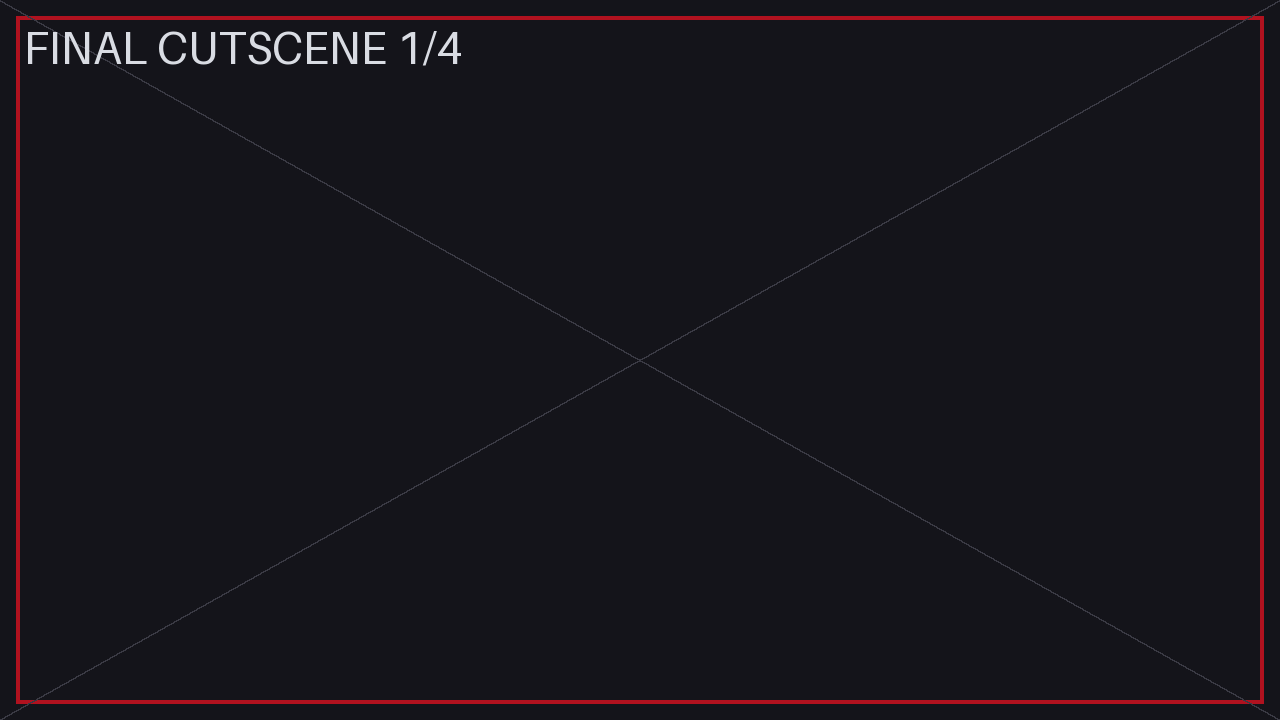
#> input picture assets/cutscenes/cut_final_01.png, 1280 x 720 px
$ python make_art.py ../../assets/cutscenes/cut_final_01.png out.png
#> lines starting #> are read from the running program, lines starting #| are printed output that depends on the picture
"""Builds Echo Breach art from Kenney's CC0 1-Bit Pack. Usage: python make_art.py <tilesheet.png> <assets_dir>"""
import math, os, random, sys
from PIL import Image, ImageDraw, ImageFilter, ImageFont

SHEET = Image.open(sys.argv[1]).convert("RGBA")
#> SHEET is the input picture: PIL image 1280x720 RGBA; mean R, G, B, A 23.6, 21, 27.1, 255
OUT = sys.argv[2]
T = 16
OUTLINE = (12, 10, 18, 255)
random.seed(42)


def tile(c, r):
    return SHEET.crop((c * T, r * T, c * T + T, r * T + T))


def hexc(h, a=255):
    h = h.lstrip("#")
    return (int(h[0:2], 16), int(h[2:4], 16), int(h[4:6], 16), a)


def tint(img, color):
    color = hexc(color) if isinstance(color, str) else color
    px = img.load()
    out = Image.new("RGBA", img.size)
    po = out.load()
    for y in range(img.height):
        for x in range(img.width):
            if px[x, y][3] > 0:
                po[x, y] = (color[0], color[1], color[2], 255)
    return out


def outlined(img):
    w, h = img.size
    out = Image.new("RGBA", (w + 2, h + 2))
    src = img.load()
    po = out.load()
    for y in range(h):
        for x in range(w):
            if src[x, y][3] > 0:
                for dx in (-1, 0, 1):
                    for dy in (-1, 0, 1):
                        po[x + 1 + dx, y + 1 + dy] = OUTLINE
    out.alpha_composite(img, (1, 1))
    return out


def sprite(c, r, color, scale, outline=True):
    img = tile(c, r)
    if color:
        img = tint(img, color)
    if outline:
        img = outlined(img)
    return img.resize((img.width * scale, img.height * scale), Image.NEAREST)


def save(img, rel):
    path = os.path.join(OUT, rel)
    os.makedirs(os.path.dirname(path), exist_ok=True)
    img.save(path)


# ---------------- characters / enemies / bosses ----------------
SPRITES = {
    "characters/player.png": (28, 0, "#bff4ff", 3),
    "characters/mirror_evil_player.png": (28, 0, "#ff3348", 3),
    "characters/room_npc.png": (24, 0, "#e9dfc9", 3),
    "enemies/tut_dummy.png": (24, 7, "#e0cfa9", 3),
    "enemies/city_drone.png": (19, 7, "#6fb7ff", 3),
    "enemies/city_gunner.png": (19, 8, "#ffcf4a", 3),
    "enemies/jungle_raptor.png": (31, 7, "#d6a960", 3),
    "enemies/jungle_raptor_hunter.png": (31, 7, "#ff5a36", 3),
    "enemies/jungle_brute.png": (30, 8, "#a07850", 4),
    "enemies/core_construct.png": (26, 5, "#d38cff", 3),
    "bosses/city_hypno_boss.png": (25, 8, "#ff4fd8", 5),
    "bosses/city_warden.png": (30, 6, "#8fb4e8", 6),
    "bosses/jungle_alpha_rex.png": (29, 8, "#7fd34e", 6),
    "bosses/core_sentinel.png": (29, 5, "#ea55ff", 6),
    "props/prop_helmet.png": (37, 0, "#c8f6ff", 3),
    "props/prop_table.png": (2, 7, None, 3),
    "props/prop_chest_closed.png": (8, 6, None, 3),
    "props/prop_chest_open.png": (9, 6, "#ffd166", 3),
    "props/prop_heal_orb.png": (39, 10, None, 2),
    "props/prop_xp_orb.png": (33, 10, None, 2),
    "props/prop_sword.png": (34, 7, "#e8fbff", 3),
    "props/prop_shield.png": (39, 4, "#9fe8ff", 3),
    "props/prop_artifact.png": (32, 10, "#ffe27a", 2),
    "props/prop_terminal.png": (10, 6, "#c77dff", 3),
}
for rel, (c, r, col, s) in SPRITES.items():
    save(sprite(c, r, col, s), rel)

# player sword / shield overlays
save(sprite(34, 7, "#e8fbff", 2), "characters/player_sword.png")
save(sprite(39, 4, "#9fe8ff", 2), "characters/player_shield.png")
#> in outlined (call 26), `out.alpha_composite(img, (1, 1))`:
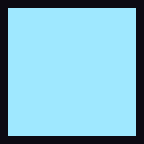
#> out: PIL image 18x18 RGBA (shown 8 times larger); mean R, G, B, A 128.1, 185.4, 205.3, 255

# ---------------- icons (artifacts + abilities) ----------------
def icon(c, r, color, border):
    base = Image.new("RGBA", (32, 32), (0, 0, 0, 0))
    d = ImageDraw.Draw(base)
    d.rounded_rectangle((0, 0, 31, 31), 5, fill=hexc("#0d0b16"), outline=hexc(border), width=2)
    sp = outlined(tint(tile(c, r), color))  # 18x18
    base.alpha_composite(sp, (7, 7))
    return base

ICONS = {
    "ui/ui_artifact_edge_shard.png": (32, 10, "#ffb04a", "#ffb04a"),
    "ui/ui_artifact_heart_fragment.png": (40, 10, "#ff5d73", "#9be7a0"),
    "ui/ui_artifact_quick_sigil.png": (40, 1, "#7fe0ff", "#9be7a0"),
    "ui/ui_artifact_lucky_coin.png": (41, 3, "#ffd84a", "#9be7a0"),
    "ui/ui_artifact_mirror_polish.png": (39, 13, "#dff6ff", "#6fb7ff"),
    "ui/ui_artifact_blood_echo.png": (41, 11, "#ff3a52", "#6fb7ff"),
    "ui/ui_artifact_hypno_lens.png": (40, 2, "#ff4fd8", "#6fb7ff"),
    "ui/ui_artifact_echo_blade.png": (33, 7, "#bff4ff", "#6fb7ff"),
    "ui/ui_artifact_double_reflection.png": (38, 4, "#e9f7ff", "#ffcf4a"),
    "ui/ui_artifact_glass_heart.png": (41, 10, "#ff9db0", "#ffcf4a"),
}
for rel, (c, r, col, b) in ICONS.items():
    save(icon(c, r, col, b), rel)
#> this loop made 10 passes

def ability_icon(c, r, color, rel):
#> called with c = 34, r = 7, color = '#bff4ff', rel = 'ui/ui_icon_sword.png'
    base = Image.new("RGBA", (32, 32), (0, 0, 0, 0))
    d = ImageDraw.Draw(base)
    d.rounded_rectangle((0, 0, 31, 31), 6, fill=hexc("#101826"), outline=hexc(color), width=2)
    base.alpha_composite(outlined(tint(tile(c, r), color)), (7, 7))
    save(base, rel)

ability_icon(34, 7, "#bff4ff", "ui/ui_icon_sword.png")
ability_icon(39, 4, "#7fe0ff", "ui/ui_icon_shield.png")
#> call 2 of ability_icon, with c = 39, r = 4, color = '#7fe0ff', rel = 'ui/ui_icon_shield.png'
#> in ability_icon (call 2), `base.alpha_composite(outlined(tint(tile(c, r), color)), (7, 7))`:
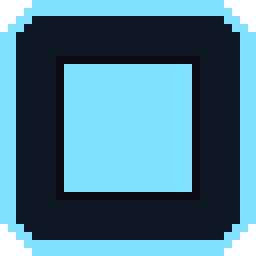
#> base: PIL image 32x32 RGBA (shown 8 times larger); mean R, G, B, A 65.8, 113.5, 134.4, 245; transparent parts drawn white
ability_icon(40, 2, "#ff4fd8", "ui/ui_icon_hypno.png")
ability_icon(40, 1, "#9be7a0", "ui/ui_icon_dash.png")
#> in tile (call 40), `return SHEET.crop((c * T, r * T, c * T + T, r * T + T))`:
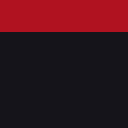
#> returned value: PIL image 16x16 RGBA (shown 8 times larger); mean R, G, B, A 59, 19.5, 27.2, 255

# ---------------- portals / fx ----------------
def portal(core, glow, rel):
#> called with core = '#bdf3ff', glow = '#5fe0ff', rel = 'props/prop_portal.png'
    W, H = 64, 96
    img = Image.new("RGBA", (W, H))
#> img: PIL image 64x96 RGBA; every value is 0
    g = Image.new("RGBA", (W, H))
    dg = ImageDraw.Draw(g)
    shard = [(32, 4), (52, 30), (44, 92), (18, 88), (12, 34)]
    dg.polygon(shard, fill=hexc(glow, 200))
    g = g.filter(ImageFilter.GaussianBlur(5))
    img.alpha_composite(g)
    d = ImageDraw.Draw(img)
    inner = [(32, 10), (47, 32), (41, 86), (21, 83), (17, 36)]
    d.polygon(inner, fill=hexc(core, 235), outline=(255, 255, 255, 255))
    d.line([(32, 10), (30, 50), (41, 86)], fill=(255, 255, 255, 180), width=1)
    d.line([(17, 36), (30, 50), (47, 32)], fill=(255, 255, 255, 140), width=1)
    d.polygon([(26, 22), (32, 14), (34, 30)], fill=(255, 255, 255, 200))
    save(img, rel)

portal("#bdf3ff", "#5fe0ff", "props/prop_portal.png")
portal("#ffd0d6", "#ff2a40", "props/prop_portal_final.png")
#> call 2 of portal, with core = '#ffd0d6', glow = '#ff2a40', rel = 'props/prop_portal_final.png'
#> in portal (call 2), `g = g.filter(ImageFilter.GaussianBlur(5))`:
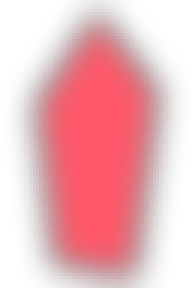
#> g: PIL image 64x96 RGBA (shown 3 times larger); mean R, G, B, A 106, 17.5, 26.6, 83.1; transparent parts drawn white

bolt = Image.new("RGBA", (16, 8))
db = ImageDraw.Draw(bolt)
db.ellipse((0, 1, 15, 6), fill=(255, 120, 60, 160))
db.ellipse((3, 2, 12, 5), fill=(255, 245, 200, 255))
save(bolt, "props/fx_bolt.png")

# ---------------- backgrounds ----------------
W, H, B = 1280, 720, 48

def floor(base, line, cell=32, line_alpha=60):
#> called with base = '#cfe9ee', line = '#7fb7c4', cell = 32, line_alpha = 70
    img = Image.new("RGBA", (W, H), hexc(base))
#> img: PIL image 1280x720 RGBA
    d = ImageDraw.Draw(img)
    lc = hexc(line, line_alpha)
    for x in range(0, W, cell):
        d.line([(x, 0), (x, H)], fill=lc)
    for y in range(0, H, cell):
        d.line([(0, y), (W, y)], fill=lc)
    return img

def scatter(img, tiles, color, n, scale=2, alpha=255, inner=False):
#> called with color = '#e8f6f8', n = 60, scale = 2, alpha = 255, inner = False
    for _ in range(n):
        c, r = random.choice(tiles)
        sp = tint(tile(c, r), color)
        if alpha < 255:
            sp.putalpha(sp.getchannel("A").point(lambda v: v * alpha // 255))
        sp = sp.resize((T * scale, T * scale), Image.NEAREST)
        if inner:
            x = random.randint(B + 20, W - B - 20 - sp.width)
            y = random.randint(B + 20, H - B - 20 - sp.height)
        else:
            side = random.choice("tblr")
            if side in "tb":
                x = random.randint(0, W - sp.width)
                y = random.randint(0, B - sp.height // 2) if side == "t" else random.randint(H - B - sp.height // 2, H - sp.height)
            else:
                y = random.randint(0, H - sp.height)
                x = random.randint(0, B - sp.width // 2) if side == "l" else random.randint(W - B - sp.width // 2, W - sp.width)
        img.alpha_composite(sp, (x, y))
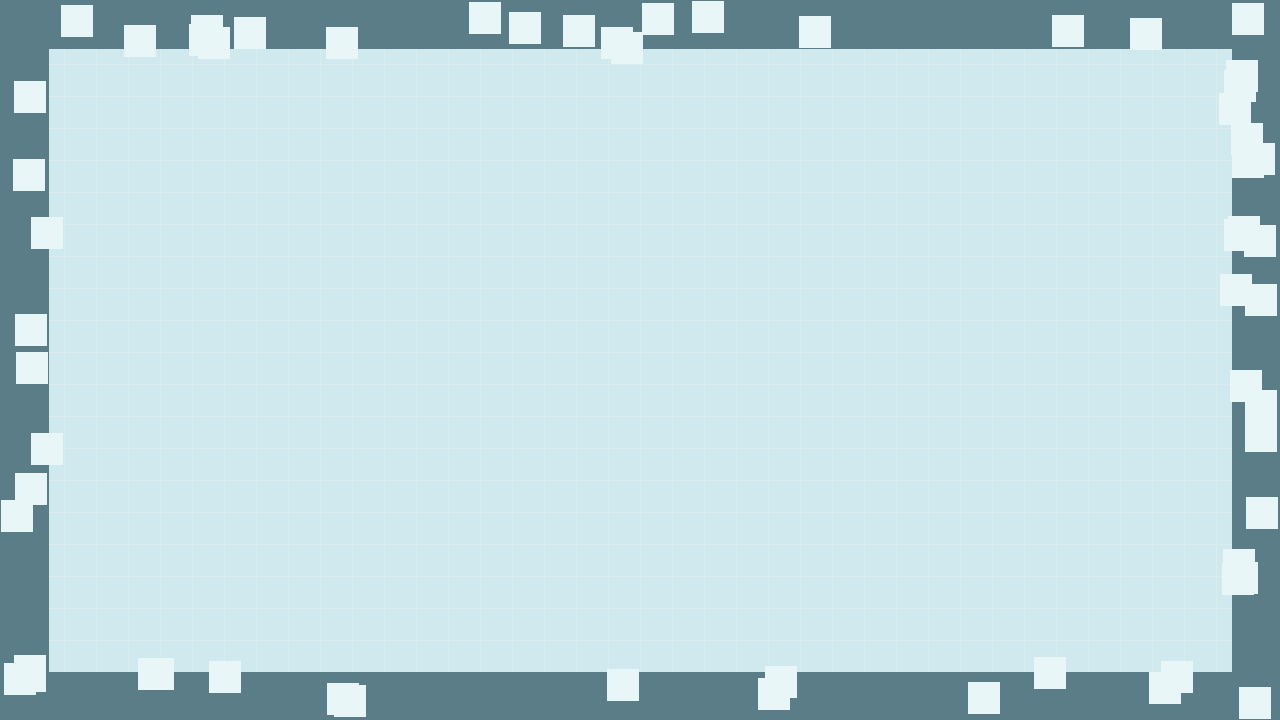
#> img: PIL image 1280x720 RGBA; mean R, G, B, A 186.8, 214.8, 221, 246; transparent parts drawn white

def border(img, color, width=4):
    d = ImageDraw.Draw(img)
    d.rectangle((B, B, W - B, H - B), outline=hexc(color), width=width)

def band(img, color, alpha=255):
    d = ImageDraw.Draw(img)
    c = hexc(color, alpha)
    d.rectangle((0, 0, W, B), fill=c); d.rectangle((0, H - B, W, H), fill=c)
    d.rectangle((0, 0, B, H), fill=c); d.rectangle((W - B, 0, W, H), fill=c)

def vignette(img, strength=110):
#> called with strength = 90
    v = Image.new("L", (W, H), 0)
#> v: PIL image 1280x720 L; every value is 0
    dv = ImageDraw.Draw(v)
    for i in range(40):
        a = int(strength * (1 - i / 40) ** 2)
        dv.rectangle((i * 8, i * 5, W - i * 8, H - i * 5), outline=a, width=8)
    black = Image.new("RGBA", (W, H), (0, 0, 0, 255))
    black.putalpha(v.filter(ImageFilter.GaussianBlur(30)))
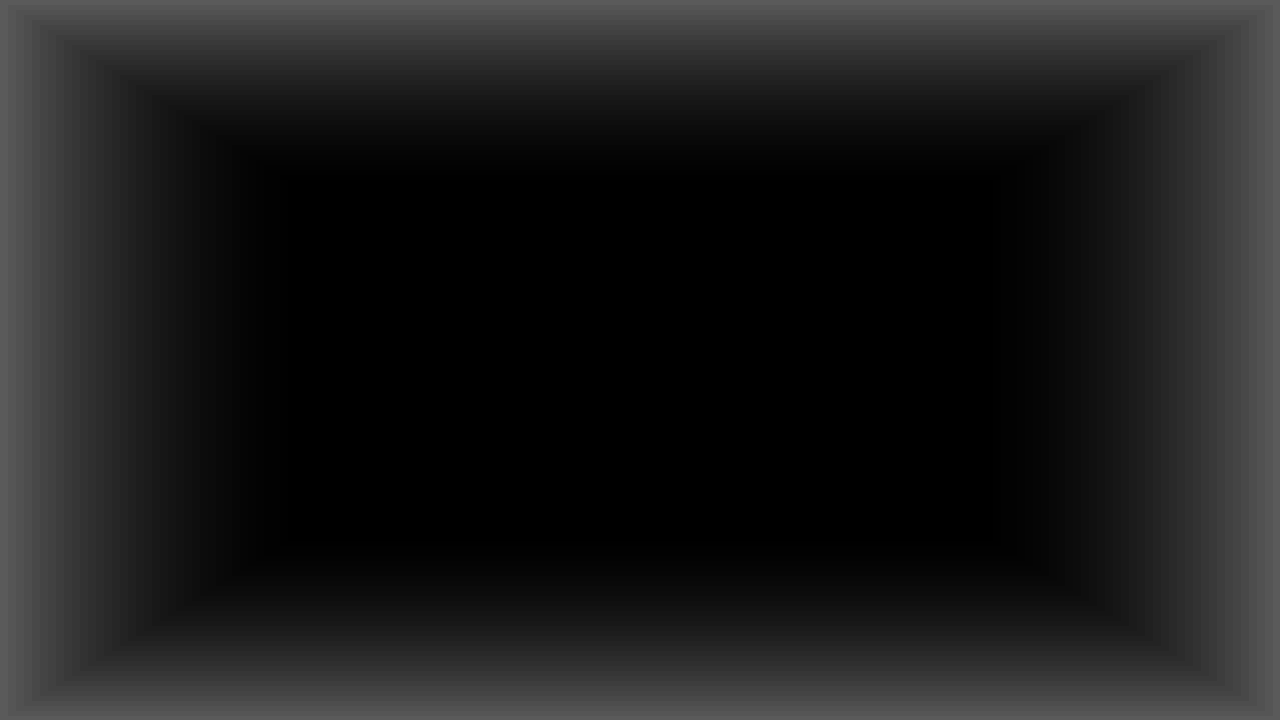
#> v: PIL image 1280x720 L; min 0, max 90, mean 28
    img.alpha_composite(black)

# Amnesia room: soft white/cyan, furniture around the walls
img = floor("#cfe9ee", "#7fb7c4", 32, 70)
band(img, "#5b7d88")
scatter(img, [(5, 6), (3, 6), (4, 6), (1, 8), (0, 8), (6, 7), (3, 7), (4, 7)], "#e8f6f8", 60)
border(img, "#ffffff", 3)
vignette(img, 90)
save(img, "tiles/room_bg.png")

# Tutorial VR box: white grid, cyan glow lines
img = floor("#eef9fb", "#4fd6ee", 48, 110)
#> call 2 of floor, with base = '#eef9fb', line = '#4fd6ee', cell = 48, line_alpha = 110
#> in floor (call 2), `img = Image.new("RGBA", (W, H), hexc(base))`:
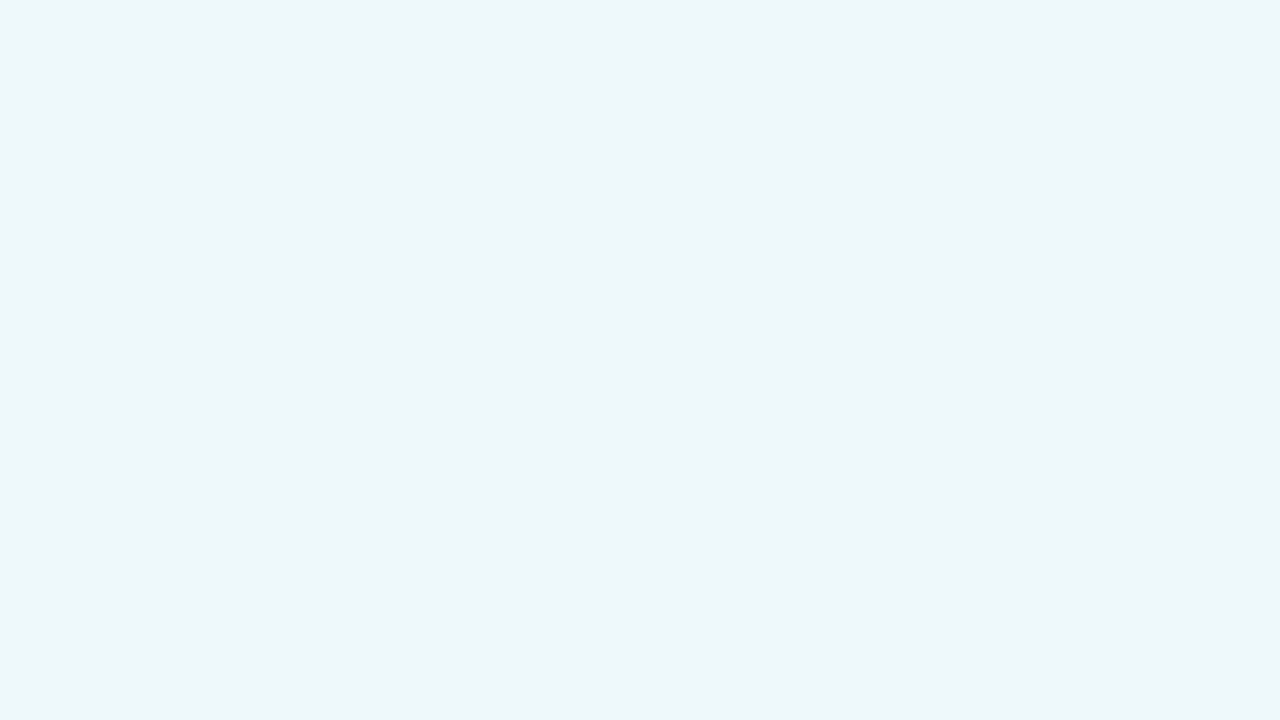
#> img: PIL image 1280x720 RGBA; mean R, G, B, A 238, 249, 251, 255
band(img, "#bfeef6")
d = ImageDraw.Draw(img)
for i in range(6):
    d.rectangle((B + i * 3, B + i * 3, W - B - i * 3, H - B - i * 3), outline=hexc("#5fe0ff", 160 - i * 25), width=1)
scatter(img, [(37, 12), (38, 12), (43, 10)], "#7fe0ff", 12, 2, 120, inner=True)
save(img, "tiles/tut_bg.png")

# City: blue/grey asphalt, road markings, buildings around
img = floor("#3a4658", "#56657c", 64, 80)
d = ImageDraw.Draw(img)
for x in range(B + 40, W - B, 120):
    d.rectangle((x, H // 2 - 4, x + 60, H // 2 + 4), fill=hexc("#c9d3e0", 120))
for y in (B + 120, H - B - 120):
    d.line([(B, y), (W - B, y)], fill=hexc("#6f7f96", 120), width=3)
band(img, "#1f2735")
scatter(img, [(0, 19), (1, 19), (2, 19), (3, 19), (4, 19), (0, 20), (1, 20), (2, 20), (4, 20), (0, 21), (1, 21), (2, 21), (3, 21), (5, 21), (7, 21)], "#7f93b3", 90)
scatter(img, [(15, 13), (14, 21), (13, 12)], "#8ca0bf", 14, 2, 90, inner=True)
border(img, "#9fb6d8", 3)
vignette(img, 120)
save(img, "tiles/city_bg.png")

# Jungle: green/brown, trees band, grass tufts
img = floor("#3e5a2c", "#4f6e34", 64, 40)
d = ImageDraw.Draw(img)
for _ in range(60):
    x, y = random.randint(B, W - B), random.randint(B, H - B)
    d.ellipse((x - 40, y - 25, x + 40, y + 25), fill=hexc("#4a3a26", 22))
band(img, "#1f2f16")
scatter(img, [(0, 1), (1, 1), (2, 1), (3, 1), (4, 1), (5, 1), (3, 2), (4, 2), (1, 2)], "#5fcf5a", 140, 3)
scatter(img, [(5, 0), (6, 0), (7, 0), (0, 2)], "#78b04a", 60, 2, 160, inner=True)
border(img, "#2c4a1c", 3)
vignette(img, 130)
save(img, "tiles/jungle_bg.png")

# Core: purple/neon, split down the middle (mirror line)
img = floor("#1a0d2e", "#7a2fd6", 40, 90)
band(img, "#0b0516")
scatter(img, [(10, 16), (11, 16), (12, 16), (13, 17), (14, 17), (10, 18), (11, 18), (15, 16)], "#9a4dff", 80)
d = ImageDraw.Draw(img)
for i, a in enumerate((60, 120, 255)):
    w = 10 - i * 4
    d.rectangle((W // 2 - w, B, W // 2 + w, H - B), fill=hexc("#ff4ff0", a))
border(img, "#ff4ff0", 3)
vignette(img, 140)
save(img, "tiles/core_bg.png")

# Final mirror room: black, silver, red
img = floor("#08080b", "#3a3a44", 64, 120)
band(img, "#000000")
scatter(img, [(38, 12), (37, 12), (39, 13)], "#c0c0cc", 50, 2, 200)
d = ImageDraw.Draw(img)
d.line([(W // 2, B), (W // 2, H - B)], fill=hexc("#ff2a40", 90), width=2)
border(img, "#c0c0cc", 3)
vignette(img, 160)
save(img, "tiles/mirror_bg.png")

# ---------------- cutscenes ----------------
def big(c, r, color, scale):
    return sprite(c, r, color, scale)

def mirror_frame(img, box, crack=True):
#> called with box = (430, 70, 850, 560), crack = True
    d = ImageDraw.Draw(img)
    x0, y0, x1, y1 = box
    d.rectangle(box, fill=hexc("#101018"))
    for i, col in enumerate(("#f0f0f8", "#a8a8b8", "#5a5a66")):
        d.rectangle((x0 - 8 + i * 4, y0 - 8 + i * 4, x1 + 8 - i * 4, y1 + 8 - i * 4), outline=hexc(col), width=4)
    if crack:
        cx, cy = (x0 + x1) // 2 + 40, y0 + 90
        for _ in range(7):
            ang = random.uniform(0, math.pi * 2)
            px, py = cx, cy
            for _ in range(4):
                ang += random.uniform(-0.5, 0.5)
                nx, ny = px + math.cos(ang) * 50, py + math.sin(ang) * 50
                nx = min(max(nx, x0), x1); ny = min(max(ny, y0), y1)
                d.line([(px, py), (nx, ny)], fill=hexc("#dfe3f0", 200), width=2)
                px, py = nx, ny

def glow(img, center, radius, color, alpha=120):
    g = Image.new("RGBA", (W, H))
    dg = ImageDraw.Draw(g)
    x, y = center
    dg.ellipse((x - radius, y - radius, x + radius, y + radius), fill=hexc(color, alpha))
    img.alpha_composite(g.filter(ImageFilter.GaussianBlur(radius // 2)))

PLAYER = (28, 0)
# 1: the player before a huge cracked mirror
img = Image.new("RGBA", (W, H), hexc("#050507"))
glow(img, (640, 330), 300, "#9aa0b8", 50)
mirror_frame(img, (430, 70, 850, 560))
refl = big(*PLAYER, "#9aa6c0", 12)
img.alpha_composite(refl, (640 - refl.width // 2, 300 - refl.height // 2 + 40))
me = big(*PLAYER, "#bff4ff", 9)
img.alpha_composite(me, (640 - me.width // 2, 560))
save(img, "cutscenes/cut_final_01.png")

# 2: close-up, the reflection smiles (red eyes)
img = Image.new("RGBA", (W, H), hexc("#050507"))
mirror_frame(img, (240, 30, 1040, 690), crack=True)
face = big(*PLAYER, "#8a8fa8", 34)
img.alpha_composite(face, (640 - face.width // 2, 360 - face.height // 2))
d = ImageDraw.Draw(img)
for ex in (560, 720):
    glow(img, (ex, 250), 40, "#ff2030", 200)
    d.rectangle((ex - 14, 238, ex + 14, 262), fill=hexc("#ff3348"))
save(img, "cutscenes/cut_final_02.png")

# 3: the evil you steps out, carrying every artifact
img = Image.new("RGBA", (W, H), hexc("#050507"))
mirror_frame(img, (560, 60, 1000, 600))
glow(img, (520, 380), 220, "#ff2030", 90)
evil = big(*PLAYER, "#ff3348", 16)
img.alpha_composite(evil, (520 - evil.width // 2, 380 - evil.height // 2))
icons = list(ICONS.keys())
for i, rel in enumerate(icons):
    ic = Image.open(os.path.join(OUT, rel)).resize((64, 64), Image.NEAREST)
    a = -math.pi / 2 + i * (2 * math.pi / len(icons))
    img.alpha_composite(ic, (int(520 + math.cos(a) * 250 - 32), int(380 + math.sin(a) * 230 - 32)))
save(img, "cutscenes/cut_final_03.png")

# 4: face to face, red light between them
img = Image.new("RGBA", (W, H), hexc("#050507"))
glow(img, (640, 380), 260, "#ff2030", 110)
d = ImageDraw.Draw(img)
d.rectangle((636, 60, 644, 660), fill=hexc("#ff4050", 220))
me = big(*PLAYER, "#bff4ff", 18)
evil = big(*PLAYER, "#ff3348", 18).transpose(Image.FLIP_LEFT_RIGHT)
img.alpha_composite(me, (380 - me.width // 2, 380 - me.height // 2))
img.alpha_composite(evil, (900 - evil.width // 2, 380 - evil.height // 2))
save(img, "cutscenes/cut_final_04.png")

# Ending: a whole sky over a quiet city
img = Image.new("RGBA", (W, H))
d = ImageDraw.Draw(img)
for y in range(H):
    t = y / H
    col = (int(30 + 150 * t), int(50 + 120 * t), int(90 + 110 * t), 255)
    d.line([(0, y), (W, y)], fill=col)
glow(img, (980, 470), 120, "#ffe6b0", 180)
for x in range(0, W, 48):
    c, r = random.choice([(0, 19), (1, 19), (2, 19), (0, 20), (1, 20), (2, 20), (0, 21), (2, 21)])
    sp = tint(tile(c, r), "#1a2238").resize((48, 48 * random.choice((2, 3, 4))), Image.NEAREST)
    img.alpha_composite(sp, (x, H - sp.height))
save(img, "cutscenes/cut_ending.png")

print("art done")
